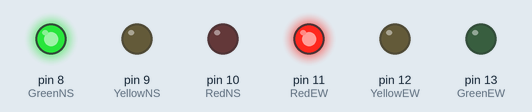
A sketch run on a simulated Arduino Uno, built with avr-gcc and run on an emulated ATmega328P. On the bench: output pins drawn as LEDs (lit = HIGH).

Above: at 5.0 s.
At 10.5 s:
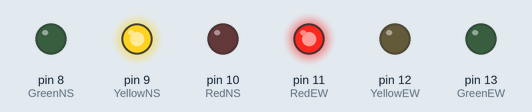
At 14.5 s:
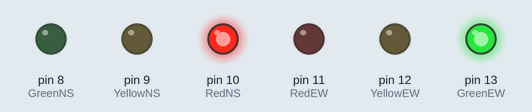
At 17.5 s:
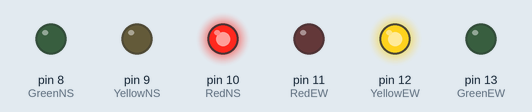
At 18.5 s:
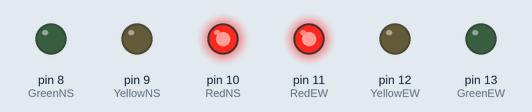
Timing chart, 0 to 24.7 s (numbered marks = the images above):
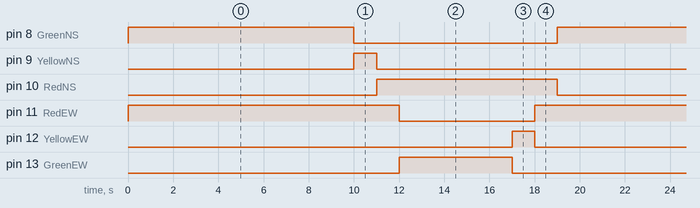

Measured:
- by itself, pin 8 (GreenNS): alternates HIGH for 10.0 s and LOW for 9.0 s
- by itself, pin 9 (YellowNS), pin 12 (YellowEW): alternates HIGH for 1.0 s and LOW for 18.0 s
- by itself, pin 10 (RedNS): alternates HIGH for 8.0 s and LOW for 11.0 s
- by itself, pin 11 (RedEW): alternates HIGH for 13.0 s and LOW for 6.0 s
- by itself, pin 13 (GreenEW): alternates HIGH for 5.0 s and LOW for 14.0 s

The sketch:

pre_lab_7_11.ino
```cpp
// C++ code
//Declare the pins
int GreenNS = 8;
int YellowNS = 9;
int RedNS = 10;
int GreenEW = 13;
int YellowEW = 12;
int RedEW = 11;
//Set pins as output
void setup()
{
  	pinMode(GreenNS, OUTPUT);
    pinMode(YellowNS, OUTPUT);
  	pinMode(RedNS, OUTPUT);
  	pinMode(GreenEW, OUTPUT);
  	pinMode(YellowEW, OUTPUT);
    pinMode(RedEW, OUTPUT);
}
//For the transition of lights turning on and transition
void loop()
{
     // Green-NS ON, Red-EW ON
    digitalWrite(GreenEW, LOW);
    digitalWrite(GreenNS, HIGH);
    digitalWrite(YellowEW, LOW);
    digitalWrite(YellowNS, LOW);
    digitalWrite(RedEW, HIGH);
    digitalWrite(RedNS, LOW);
    delay(10000);
   // Yellow-NS ON, Red-EW ON
    digitalWrite(GreenEW, LOW);
    digitalWrite(GreenNS, LOW);
    digitalWrite(YellowEW, LOW);
    digitalWrite(YellowNS, HIGH);
    digitalWrite(RedEW, HIGH);
    digitalWrite(RedNS, LOW);
    delay(1000);
   // Red-NS ON, Red-EW ON
    digitalWrite(GreenEW, LOW);
    digitalWrite(GreenNS, LOW);
    digitalWrite(YellowEW, LOW);
    digitalWrite(YellowNS, LOW);
    digitalWrite(RedEW, HIGH);
    digitalWrite(RedNS, HIGH);
    delay(1000);
   // Green-EW ON, Red-NS ON
    digitalWrite(GreenEW, HIGH);
    digitalWrite(GreenNS, LOW);
    digitalWrite(YellowEW, LOW);
    digitalWrite(YellowNS, LOW);
    digitalWrite(RedEW, LOW);
    digitalWrite(RedNS, HIGH);
    delay(5000);
   // Yellow-EW ON, Red-NS ON
    digitalWrite(GreenEW, LOW);
    digitalWrite(GreenNS, LOW);
    digitalWrite(YellowEW, HIGH);
    digitalWrite(YellowNS, LOW);
    digitalWrite(RedEW, LOW);
    digitalWrite(RedNS, HIGH);
    delay(1000);
   // Red-NS ON, Red-EW ON
    digitalWrite(GreenEW, LOW);
    digitalWrite(GreenNS, LOW);
    digitalWrite(YellowEW, LOW);
    digitalWrite(YellowNS, LOW);
    digitalWrite(RedEW, HIGH);
    digitalWrite(RedNS, HIGH);
    delay(1000);
}
```
